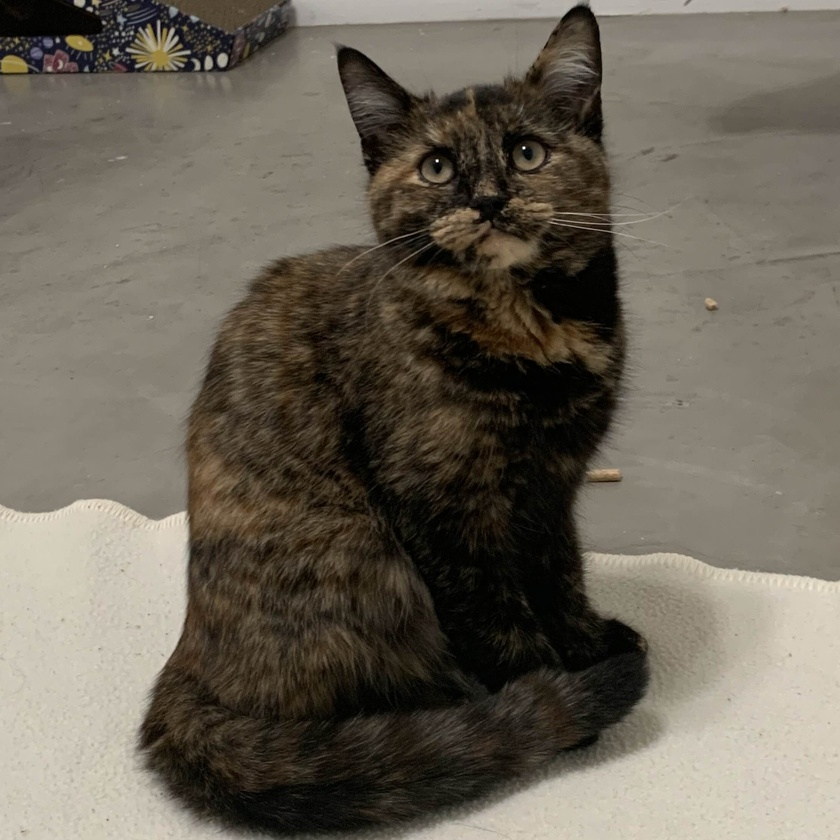
#> input picture cat.jpg, 840 x 840 px, shrunk from 2203 x 2203 before the run, found by its file name
$ jupyter execute 1_4_SVD_Low_Rank_PCA.ipynb
#> lines starting #> are read from the running program, lines starting #| are printed output that depends on the picture
<a href="https://colab.research.google.com/github/mbrow210/MAT-422/blob/main/1_4_SVD_Low_Rank_PCA.ipynb" target="_parent"></a>

# 1.4: SVD, Low-Rank Approximation, and PCA

**Topics:** singular value decomposition, low-rank matrix approximations, principal component analysis

[cell 1]
import numpy as np
import matplotlib.pyplot as plt

import matplotlib.image as mpimg

import numpy as np
from scipy.linalg import svd
from skimage.color import rgb2gray


np.set_printoptions(precision=4, suppress=True)

## 1.4.1 Singular Value Decomposition (SVD)

*Singular value decomposition factors a matrix A into A = U Sigma V^T. The columns of U and V are orthonormal directions, and the singular values in Sigma measure how much each direction contributes to the matrix.*

---

### Explanation

Singular value decomposition (SVD) is when a matrix $M$ is decomposed into three matrices:

$$M= U Σ V^*$$

> $U$
> - An $m \times m$ unitary matrix.
> - Orthogonal
> - Columns are the **left singular vectors of $M$**
> - Purpose: Shows the factors.

> $Σ$
> - An $m \times n$ diagonal matrix.
> - Diagonal
> - Contains the singular values of $M$ in descending order.
> - Purpose: show the importance of each factor.

> $V^*$
> - The conjugate transpose of $V$ ($n \times n$ unitary/orthogonal matrix)
> - Columns are the right singular vectors of $M$.
> - Purpose: Show how similar the factors are.

### Performing SVD by hand
1. Compute $MM^T$
2. Compute the Eigen**values** of $MM^T$
> - Done by solving the characterisic equation: $det(MM^T - \lambda I)=0$
3. Find the right singular vectors (Eigen**vectors* of $M^TM$ for each eigenvalue $\lambda$)
4. Find the left singular vectors ($U$)
> - Using equation $u_i = \frac{1}{\sigma_i}Mv_i$
5. Use the SVD equation

[cell 2]
A = np.array([
    [3, 2, 2],
    [2, 3, -2],
    [1, 1, 0],
    [0, 2, 1],
], dtype=float)

U, s, Vt = np.linalg.svd(A, full_matrices=False)
Sigma = np.diag(s)
A_reconstructed = U @ Sigma @ Vt

print("A =")
print(A)
print("\nSingular values =", s)
print("\nU shape, Sigma shape, Vt shape =", U.shape, Sigma.shape, Vt.shape)
print("\nU.T @ U =")
print(U.T @ U)
print("\nVt @ Vt.T =")
print(Vt @ Vt.T)
print("\nReconstruction error ||A - U Sigma Vt||_F =", np.linalg.norm(A - A_reconstructed, ord="fro"))
print("Reconstruction is accurate?", np.allclose(A, A_reconstructed))

[cell 3]
plt.figure(figsize=(5, 3.5))
plt.plot(np.arange(1, len(s) + 1), s, marker="o")
plt.xlabel("index")
plt.ylabel("singular value")
plt.title("Singular values of A")
plt.grid(True, alpha=0.3)
plt.show()
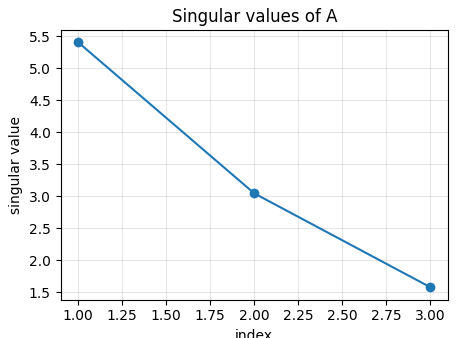
#> figure drawn by matplotlib, 1 panel

Large singular values indicate directions that carry more structure. Smaller singular values contribute less, which is why SVD is useful for approximation and compression.

## 1.4.2 Low-Rank Matrix Approximations (LRA)

*A rank-k approximation keeps only the first k singular values and singular vectors. This gives a simpler matrix A_k that captures the strongest patterns in A.*

---

### Explanation

LRA is when a matrix that is simpler (lower rannk)than the original matrix by preserving the bigger values and removing the smaller ones to minimixe the size of the original matrix. This process is sed to reduce data size in storage.

It is commonly used in machine learning to derive a meaningful approximation of a large matrix.

TLDR: LRA is used to minimize matrices by measuring the fit between a large matrix and an approximation matrix.

[cell 4]
def rank_k_approximation(U, s, Vt, k):
    return U[:, :k] @ np.diag(s[:k]) @ Vt[:k, :]

errors = []
for k in range(1, len(s) + 1):
    A_k = rank_k_approximation(U, s, Vt, k)
    error = np.linalg.norm(A - A_k, ord="fro")
    errors.append(error)
    print(f"Rank-{k} approximation:")
    print(A_k)
    print("Frobenius error =", error)
    print("matrix rank =", np.linalg.matrix_rank(A_k))
    print()

[cell 5]
plt.figure(figsize=(5, 3.5))
plt.plot(np.arange(1, len(errors) + 1), errors, marker="o", color="tab:red")
plt.xlabel("rank k")
plt.ylabel("||A - A_k||_F")
plt.title("Low-rank approximation error")
plt.grid(True, alpha=0.3)
plt.show()
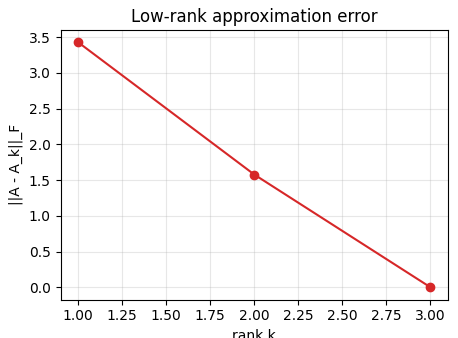
#> figure drawn by matplotlib, 1 panel

The approximation error decreases as k increases. When k reaches the full rank, the approximation becomes the original matrix up to numerical roundoff.

### Use case - Combine SVD and LRA for Image Processing

One of the most common use cases, and one of the easiest to visualize, for LRA, is image processing. This is when an image's quality (pixels) are reduced to shrink the image's file size without losing too much info in the picture. This can be understood visually when looking at a smaller, pixelated version of an image next to the original, uncompressed, image.

By reducing the k value, the number of singular vectors and corresponding values are reduced, which is what causes the decrease in size and quality. The example below demonstrates where the k value can be too low, to the point that the viewers no longer able to discern what the image is supposed to be.

[cell 6]
cat = mpimg.imread('/cat.jpg')
#> cat is the input picture: shape (840, 840, 3); mean R, G, B 106.5, 99.6, 87.5
plt.imshow(cat)
plt.title("Orignal")
plt.show()

gray_cat = rgb2gray(cat)
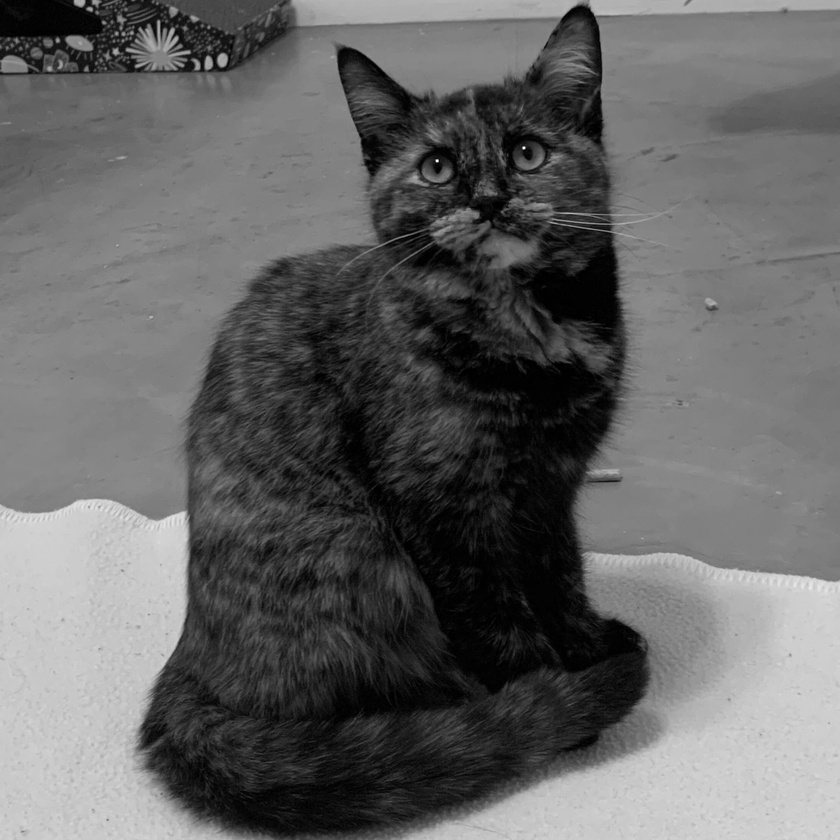
#> gray_cat: shape (840, 840) float64; min 0, max 0.999, mean 0.393

fig, ax = plt.subplots(4, 2, figsize=(8, 20))

U, s, Vt = np.linalg.svd(gray_cat, full_matrices=False)
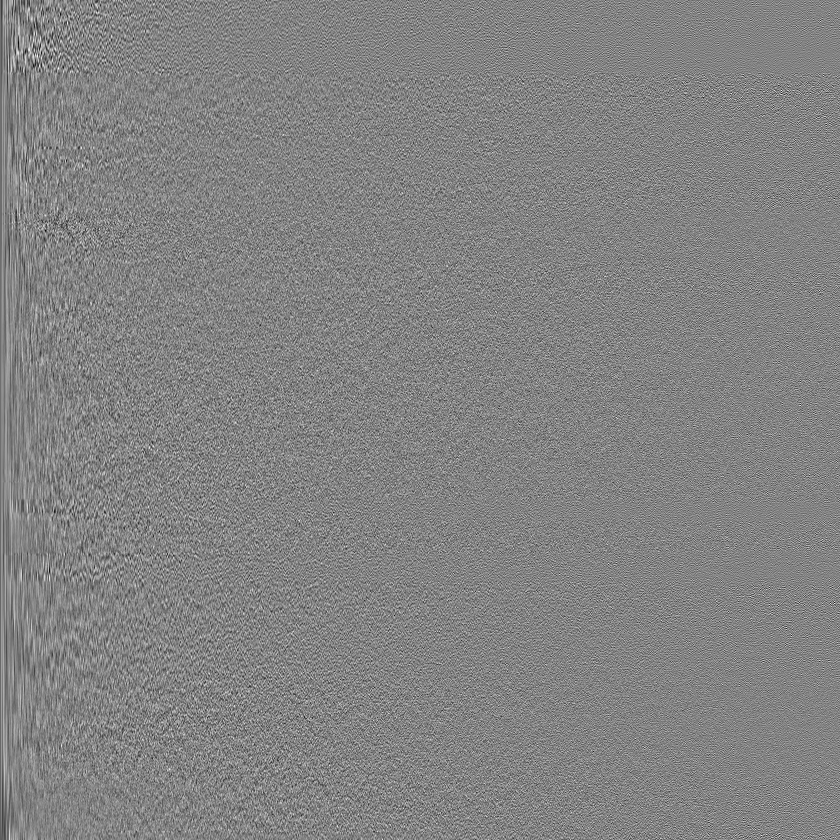
#> U: shape (840, 840) float64; min -0.197, max 0.186, mean -3.49e-05; drawn with min black and max white
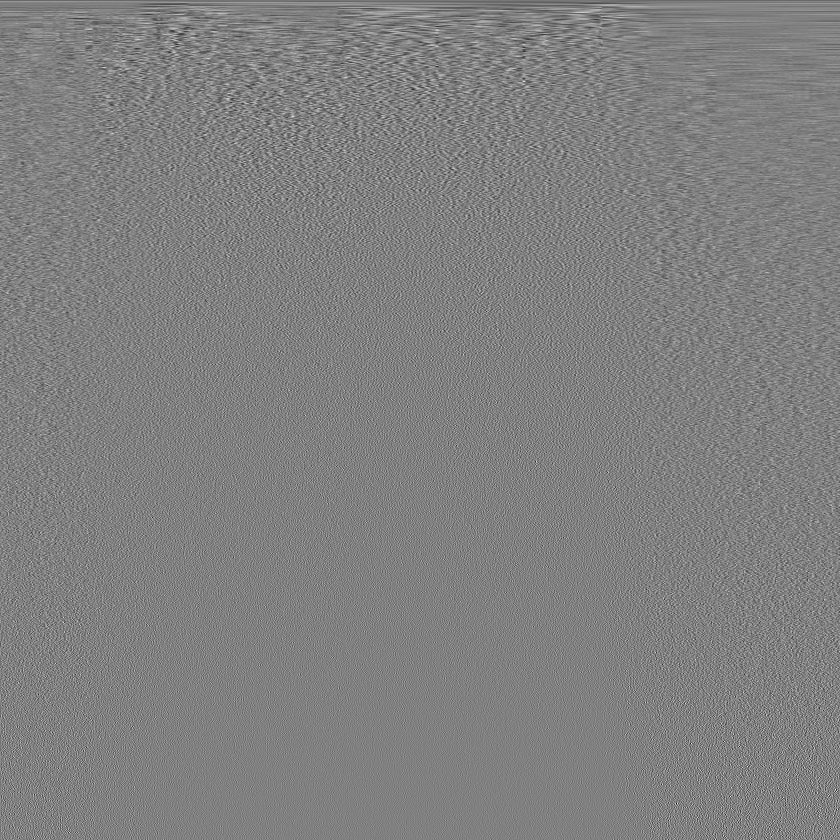
#> Vt: shape (840, 840) float64; min -0.252, max 0.248, mean -5.08e-05; drawn with min black and max white
#> s = 840 values, max 363.3 at index 0, min 1.88e-06 at index 839, mean 1.48

# use rank approximation to compress the image
def rank_k_approximation(U, s, Vt, k):
    return U[:, :k] @ np.diag(s[:k]) @ Vt[:k, :]

curr_fig = 0

# don't iterate over the entire len(s) as is done in the example
# only a few selected values are needed to show the difference a higher vs lower r value makes
for k in [10, 25, 50, 100]:
    cat_approx = rank_k_approximation(U, s, Vt, k)
    ax[curr_fig][0].imshow(cat_approx, cmap='gray')
    ax[curr_fig][0].set_title("k = " + str(k))
    ax[curr_fig, 0].axis('off')
    ax[curr_fig][1].set_title("Original Image")
    ax[curr_fig][1].imshow(gray_cat, cmap='gray')
    ax[curr_fig, 1].axis('off')
    curr_fig += 1
#> this loop made 4 passes
#> pass 1, `cat_approx = rank_k_approximation(U, s, Vt, k)`:
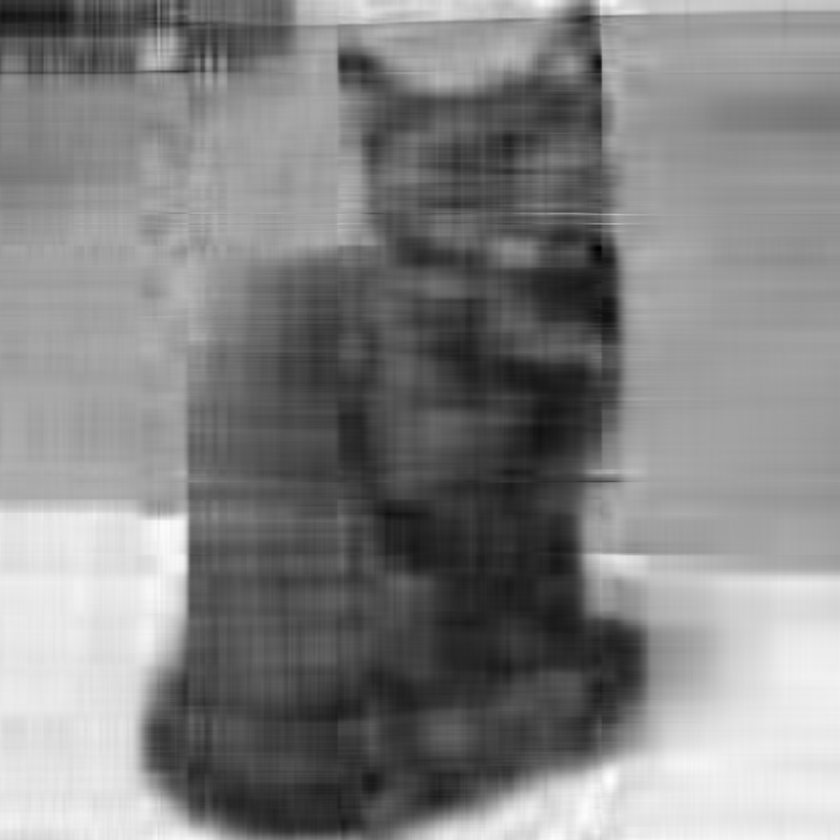
#> cat_approx: shape (840, 840) float64; min -0.131, max 0.885, mean 0.393; drawn with min black and max white
#> pass 2, `cat_approx = rank_k_approximation(U, s, Vt, k)`:
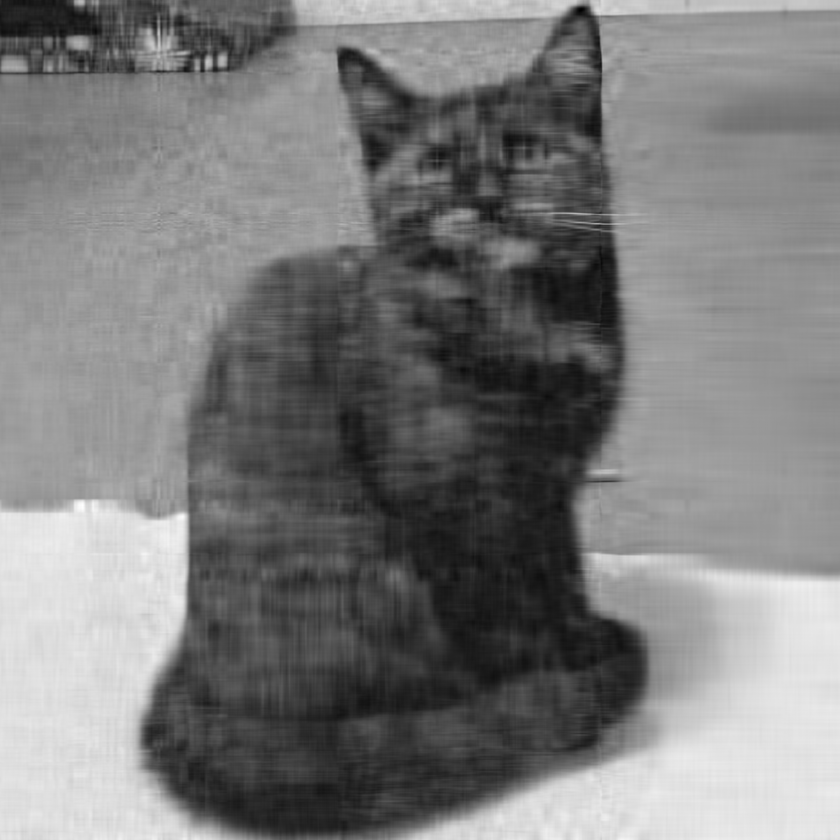
#> cat_approx: shape (840, 840) float64; min -0.0973, max 0.912, mean 0.393; drawn with min black and max white
#> after the loop, curr_fig = 4
plt.show()
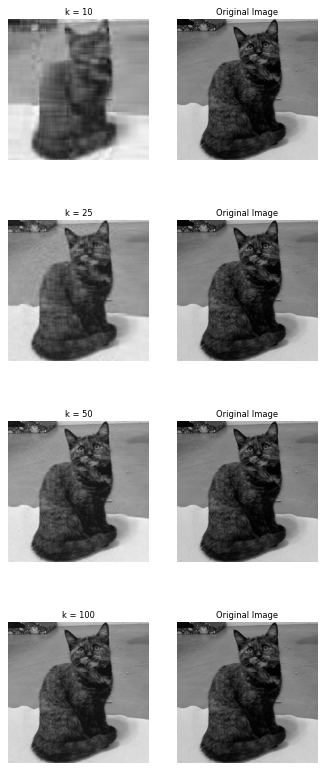
#> figure drawn by matplotlib, 8 panels

## 1.4.3 Principal Component Analysis (PCA)

*Principal component analysis finds directions of maximum variation in centered data. PCA can be computed using SVD: after centering the data matrix X, the rows of V^T give principal component directions.*

---

### Explanation

PCA reduces the variables in a large data set to a smaller summary set. The remaining parts of the data set are called the Principal Components.

The principal components are linear combinations of the original variables. This can be referred to as a summary of the actual data. This works by breaking down the data into parts by their level of variance, so the first component will explain the biggest amount of variation, and so on.

---

### How it works

To use PCA, the axes are rotated to create a new coordinate system. This shift allows for a better visualization, or view, of the data.

In the example below, the red arrow shows the first level (largest explanation) of variance. The green arrow shows less variance but still provides important information. Together both of these arrows show the spread of the variance in the original data.

Reframing the data using those two vectors as the basis for the new coordinate system gives a summary that more simply shows the variance in the data.

[cell 7]
X = np.array([
    [2.5, 2.4],
    [0.5, 0.7],
    [2.2, 2.9],
    [1.9, 2.2],
    [3.1, 3.0],
    [2.3, 2.7],
    [2.0, 1.6],
    [1.0, 1.1],
    [1.5, 1.6],
    [1.1, 0.9],
], dtype=float)

mean = X.mean(axis=0)
X_centered = X - mean
U_pca, s_pca, Vt_pca = np.linalg.svd(X_centered, full_matrices=False)
scores = X_centered @ Vt_pca.T
explained_variance = (s_pca**2) / (len(X) - 1)
explained_ratio = explained_variance / explained_variance.sum()

print("feature means =", mean)
print("principal directions as rows of Vt =")
print(Vt_pca)
print("singular values =", s_pca)
print("explained variance =", explained_variance)
print("explained variance ratio =", explained_ratio)
print("first three PCA scores =")
print(scores[:3])

[cell 8]
origin = np.zeros(2)
pc1 = Vt_pca[0] * s_pca[0] / np.sqrt(len(X) - 1)
pc2 = Vt_pca[1] * s_pca[1] / np.sqrt(len(X) - 1)

plt.figure(figsize=(6, 5))
plt.scatter(X_centered[:, 0], X_centered[:, 1], color="tab:blue", label="centered data")
plt.quiver(*origin, *pc1, angles="xy", scale_units="xy", scale=1, color="tab:red", label="PC1")
plt.quiver(*origin, *pc2, angles="xy", scale_units="xy", scale=1, color="tab:green", label="PC2")
plt.axhline(0, color="black", linewidth=0.5)
plt.axvline(0, color="black", linewidth=0.5)
plt.xlabel("feature 1 centered")
plt.ylabel("feature 2 centered")
plt.title("PCA directions on centered data")
plt.grid(True, alpha=0.3)
plt.axis("equal")
plt.legend()
plt.show()
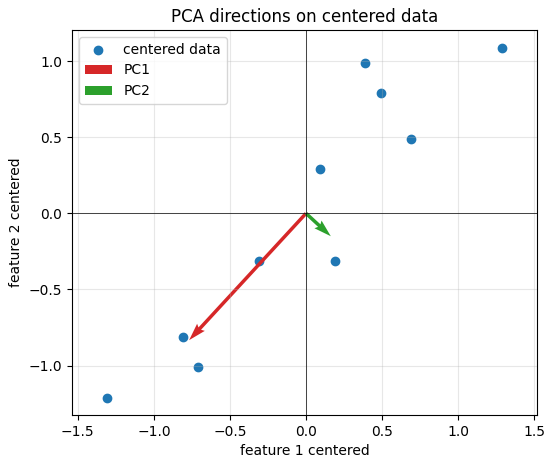
#> figure drawn by matplotlib, 1 panel

[cell 9]
plt.figure(figsize=(6, 4))
plt.scatter(scores[:, 0], scores[:, 1], color="tab:purple")
plt.axhline(0, color="black", linewidth=0.5)
plt.axvline(0, color="black", linewidth=0.5)
plt.xlabel("PC1 score")
plt.ylabel("PC2 score")
plt.title("Data represented in principal component coordinates")
plt.grid(True, alpha=0.3)
plt.show()
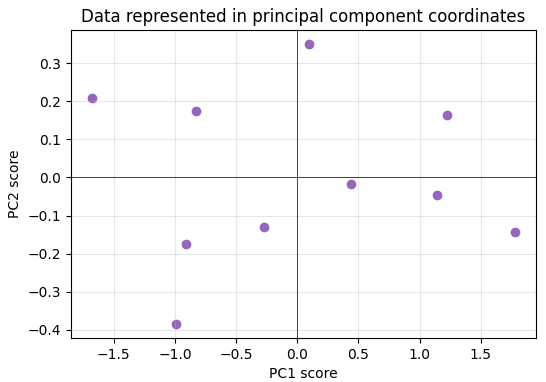
#> figure drawn by matplotlib, 1 panel
